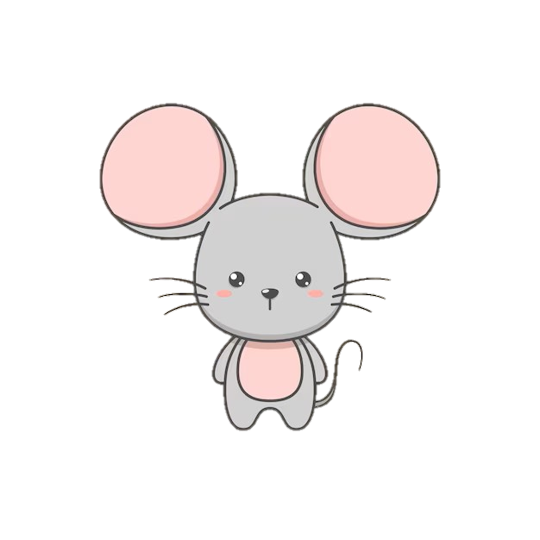
#> input picture Create_Mazes/mouse.png, 540 x 540 px
$ python add_image.py
#> lines starting #> are read from the running program, lines starting #| are printed output that depends on the picture
# 구현에 사용할 패키지 임포트하기
import numpy as np
import matplotlib.pyplot as plt
from matplotlib.offsetbox import OffsetImage, AnnotationBbox
import matplotlib.animation as animation


# 초기 상태의 미로 모습

# 전체 그림의 크기 및 그림을 나타내는 변수 선언
fig = plt.figure(figsize=(8,8))

# 이미지 로드
mouse = plt.imread("mouse.png")
#> mouse is the input picture: shape (540, 540, 4) float32; mean R, G, B, A 0.166, 0.15, 0.148, 0.194
cheese = plt.imread("cheese.png")
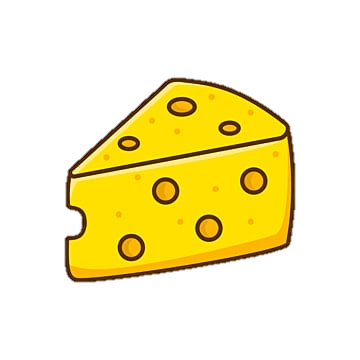
#> input picture Create_Mazes/cheese.png, 360 x 360 px
#> cheese is the input picture: shape (360, 360, 4) float32; mean R, G, B, A 0.248, 0.209, 0.0121, 0.279
wall = plt.imread("brick.png")
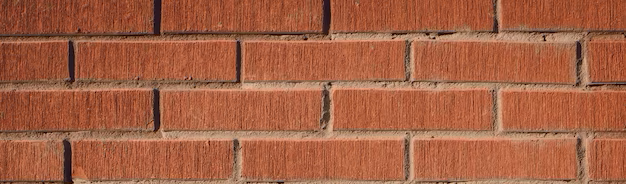
#> input picture Create_Mazes/brick.png, 626 x 184 px
#> wall is the input picture: shape (184, 626, 4) float32; mean R, G, B, A 0.649, 0.378, 0.263, 1

# 벽 그리기


# 격자의 가장자리에 검정선 추가
for i in range(1, 6):
    plt.plot([0, 5], [i, i], color='black', linewidth=1)  # 검정색 선으로 변경
    plt.plot([i, i], [0, 5], color='black', linewidth=1)


plt.plot([0,0], [0,5], color='red', linewidth=7)
plt.plot([0,4], [0,0], color='red', linewidth=7)
plt.plot([5,5], [0,5], color='red', linewidth=7)
plt.plot([1,5], [5,5], color='red', linewidth=7)

plt.plot([0,1], [1,1], color='red', linewidth=5)
plt.plot([2,2], [0,1], color='red', linewidth=5)
plt.plot([2,3], [1,1], color='red', linewidth=5)
plt.plot([3,3], [1,3], color='red', linewidth=5)
plt.plot([1,3], [2,2], color='red', linewidth=5)
plt.plot([2,3], [3,3], color='red', linewidth=5)
plt.plot([1,1], [2,4], color='red', linewidth=5)
plt.plot([1,2], [4,4], color='red', linewidth=5)
plt.plot([3,3], [4,5], color='red', linewidth=5)
plt.plot([4,4], [4,5], color='red', linewidth=5)
plt.plot([4,4], [1,3], color='red', linewidth=5)
plt.plot([4,5], [2,2], color='red', linewidth=5)

# 그림을 그릴 범위 및 눈금 제거 설정
ax = plt.gca(); # 현재 그림의 축(axis) 가져옴
ax.set_xlim(0, 5)
ax.set_ylim(0, 5)
plt.tick_params(axis='both', which='both', bottom=False, top=False,
labelbottom=False, right=False, left=False, labelleft=False)


# 캐릭터 이미지 표시
imagebox = OffsetImage(mouse, zoom=0.2)
ab = AnnotationBbox(imagebox, (0.5, 4.5), frameon=False)
ax.add_artist(ab)

imagebox2 = OffsetImage(cheese, zoom=0.2)
ab1 = AnnotationBbox(imagebox2, (4.5, 0.5), frameon=False)
ax.add_artist(ab1)


# 정책 결정하는 초기 파라미터값 설정
theta_0 = np.array(
    [[np.nan, 1, 1, np.nan ], # up, right, down, left
     [np.nan, 1, np.nan, 1 ],
     [np.nan, np.nan, 1, 1 ],
     [np.nan, np.nan, 1, np.nan ],
     [np.nan, np.nan, 1, np.nan ], #s4
     [1, np.nan, 1, np.nan ], #s5
     [np.nan, 1, 1, np.nan ], #s6
     [1, 1, np.nan, 1 ], #s7
     [1, 1, 1, 1 ],
     [1, np.nan, np.nan, 1 ], #s9
     [1, np.nan, 1, np.nan ], #s10
     [1, np.nan, np.nan, np.nan ],
     [np.nan, np.nan, np.nan, 1 ], #s12
     [1, np.nan, 1, np.nan ], #s13
     [1, np.nan, np.nan, np.nan ], #s14
     [1, 1, np.nan, np.nan],
     [np.nan, 1, 1, 1], #s16
     [np.nan, np.nan, np.nan, 1 ], #s17
     [1, np.nan, 1, np.nan ], #s18
     [np.nan, np.nan, 1, np.nan ], #s19
     [np.nan, 1, np.nan, np.nan ], #s20
     [1, np.nan, np.nan, 1 ],
     [np.nan, 1, np.nan, np.nan ], #s22
     [1, 1, np.nan, 1 ],
     #[1, np.nan, 1, 1 ],
     ])

def simple_convert_into_pi_from_theta(theta):
    '''단순히 값의 비율을 계산'''
    [m, n] = theta.shape # theta의 행렬 크기를 구함
    pi = np.zeros((m, n)) # m x n 행렬을 0으로 채움
    for i in range(0, m): # m개의 행에 대한 반복
        pi[i, :] = theta[i, :] / np.nansum(theta[i, :]) # 비율 계산
                                                        # nansum: nan 제외하고 합산
    pi = np.nan_to_num(pi)                              # nan을 0으로 변환

    return pi

# 정책 파라미터 theta를 행동 정책 pi로 변환하는 함수
pi_0 = simple_convert_into_pi_from_theta(theta_0)
# 초기 정책 pi_0을 출력
print(pi_0)


def get_next_s(pi, s): # 현재 상태 s에서 정책 pi를 따라 행동한 후 next state 계산
    direction = ["up", "right", "down", "left"]
    next_direction = np.random.choice(direction, p=pi[s, :])
    # pi[s,:]의 확률에 따라, direction 값이 선택된다
    if next_direction == "up":
        s_next = s - 5 # 위로 이동하면 상태값이 5 줄어든다
    elif next_direction == "right":
        s_next = s + 1 # 오른쪽으로 이동하면 상태값이 1 늘어난다
    elif next_direction == "down":
        s_next = s + 5 # 아래로 이동하면 상태값이 5 늘어난다
    elif next_direction == "left":
        s_next = s - 1 # 왼쪽으로 이동하면 상태값이 1 줄어든다

    return s_next

# 목표 지점에 이를 때까지 에이전트를 계속 이동
def goal_maze(pi):
    s = 0 # 시작 지점 : S0에서 시작
    state_history = [0] # 에이전트의 경로를 기록하는 리스트 초기화
    while (1): # 목표 지점에 이를 때까지 반복
        next_s = get_next_s(pi, s)
        state_history.append(next_s) # 경로 리스트에 다음 상태(위치)를 추가
        if next_s == 24: # 목표 지점에 이르면 종료
            break
        else:
            s = next_s
    return state_history

# 목표 지점에 이를 때까지 미로 안을 이동
state_history = goal_maze(pi_0)

print(state_history)
print("목표 지점에 이르기까지 걸린 단계 수는 " + str(len(state_history) - 1) + "단계입니다")


def init():
    '''배경 이미지 초기화'''
    #line.set_data([], [])
    return (ab,)

def animate(i):
    '''프레임 단위로 이미지 생성'''
    state = state_history[i] # 현재 위치
    x = (state % 5) + 0.5 # x좌표 : (state % 5) 계산 결과
    y = 4.5 - int(state / 5) # y좌표 : (state / 5) 계산 결과
    #line.set_data(x, y)
    ab.xybox = (x, y)
    return (ab,)

anim = animation.FuncAnimation(fig, animate, init_func=init, frames=len(state_history), interval=200, repeat=False)

plt.show()
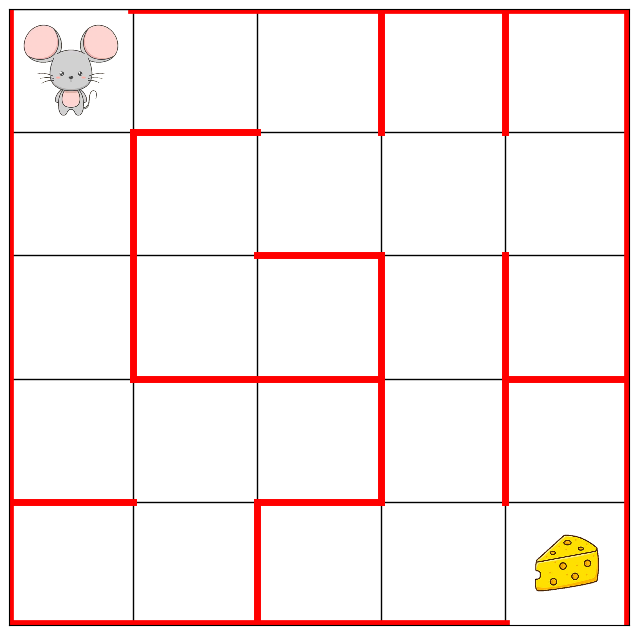
#> figure drawn by matplotlib, 1 panel
